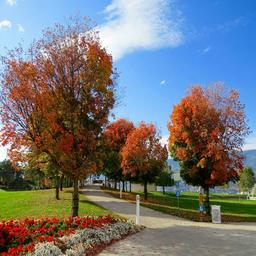
#> input picture sample_data/label/pic (1).jpg, 256 x 256 px; its folder holds only this picture in this run
$ python add_noise.py
#> lines starting #> are read from the running program, lines starting #| are printed output that depends on the picture
import cv2
import numpy as np
import os
from scipy.ndimage import convolve
from skimage import io, img_as_float


# 封装高斯模糊操作
def apply_gaussian_blur(image, gaussian_std):
    return cv2.GaussianBlur(image, (0, 0), gaussian_std)


def motion_blur_filter(length, angle):
    """生成运动模糊滤波器。

    参数:
    - length: 运动模糊的长度。
    - angle: 运动模糊的角度。

    返回:
    - H: 运动模糊滤波器。
    """
    # 创建一个长度为 (length, length) 的零数组
    H = np.zeros((length, length), dtype=np.float32)

    # 将角度转换为弧度
    theta = np.deg2rad(angle)

    # 计算运动模糊的线
    # 计算线的起点和终点
    for i in range(length):
        x = int((length - 1) / 2 + i * np.cos(theta))
        y = int((length - 1) / 2 - i * np.sin(theta))

        if 0 <= x < length and 0 <= y < length:
            H[x, y] = 1

    # 对滤波器归一化
    H /= np.sum(H)

    return H

def apply_motion_blur(image, length, angle):
    """应用运动模糊到给定图像。

    参数:
    - image: 输入图像。
    - length: 运动模糊的长度。
    - angle: 运动模糊的角度。

    返回:
    - filtered_image: 应用运动模糊后的图像。
    """
    # 生成运动模糊滤波器
    H = motion_blur_filter(length, angle)

    # 使用cv2.filter2D应用卷积
    filtered_image = cv2.filter2D(image, -1, H)

    return filtered_image


# 封装添加高斯噪声操作
def add_gaussian_noise(image, mean, sigma):
    """向图像添加高斯噪声。

    参数:
    - image: 输入图像（应为灰度图像）。
    - mean: 噪声的均值，默认为0。
    - sigma: 噪声的标准差，默认为25。

    返回:
    - noisy_image: 添加高斯噪声后的图像。
    """
    # 生成与图像相同形状的高斯噪声
    gaussian_noise = np.random.normal(mean, sigma, image.shape)

    # 将噪声添加到图像
    noisy_image = image + gaussian_noise

    # 确保像素值在合法范围内
    noisy_image = np.clip(noisy_image, 0, 255)

    return noisy_image.astype(np.uint8)


# 封装添加椒盐噪声操作
def add_salt_pepper_noise(image, salt_prob, pepper_prob):
    """Add salt and pepper noise to an image."""
    noisy_image = np.copy(image)
    # Randomly select a fraction of pixels to add salt noise
    num_salt = np.ceil(salt_prob * image.size)
    coords = [np.random.randint(0, i - 1, int(num_salt)) for i in image.shape]
    noisy_image[coords[0], coords[1]] = 1  # Salt noise (white)

    # Randomly select a fraction of pixels to add pepper noise
    num_pepper = np.ceil(pepper_prob * image.size)
    coords = [np.random.randint(0, i - 1, int(num_pepper)) for i in image.shape]
    noisy_image[coords[0], coords[1]] = 0  # Pepper noise (black)

    return noisy_image


# 封装添加泊松噪声操作（注意泊松噪声实现与实际可能有一定差异，只是简单模拟效果）
def add_poisson_noise(image):
    image_float = image.astype(np.float32)

    # 生成泊松噪声
    noisy_image = np.random.poisson(image_float)

    # 确保像素值在合法范围内
    noisy_image = np.clip(noisy_image, 0, 255)

    return noisy_image.astype(np.uint8)


# 封装添加斑点噪声操作（简单模拟，与标准实现有差异）
def add_speckle_noise(image, mean, std):
    """向图像添加斑点噪声。

    参数:
    - image: 输入图像（应为非负值的图像）。

    返回:
    - noisy_image: 添加斑点噪声后的图像。
    """
    # 确保输入图像为浮点类型
    image_float = image.astype(np.float32)

    # 生成与输入图像相同形状的高斯噪声
    noise = np.random.normal(mean, std, image_float.shape)  # 均值为0，标准差为0.1

    # 将噪声乘以原始图像（斑点噪声的特性）
    noisy_image = image_float + image_float * noise

    # 确保像素值在合法范围内
    noisy_image = np.clip(noisy_image, 0, 255)

    return noisy_image.astype(np.uint8)


# 设置源图片所在文件夹路径（从这里读取图片）
source_folder = "sample_data/label"
# 设置目标图片保存文件夹路径
destination_folder = "sample_data/image"
# 如果目标文件夹不存在，则创建它
if not os.path.exists(destination_folder):
    os.makedirs(destination_folder)

# 获取源文件夹下的所有图片文件列表（假设都是PNG格式，可根据实际情况修改扩展名判断逻辑）
image_files = [f for f in os.listdir(source_folder) if f.endswith('.jpg')]

# 是否可视化处理后的图像，True表示可视化，False表示不可视化，可根据需要调整
visualize_images = False

for img_name in image_files:
    # 构建输入图像文件名，从源文件夹读取图片
    im = os.path.join(source_folder, img_name)
    # 构建输出图像文件名，保存到目标文件夹
    wm = os.path.join(destination_folder, img_name)
    # 读取图像,转为灰度图
    I = cv2.imread(im, cv2.IMREAD_GRAYSCALE)
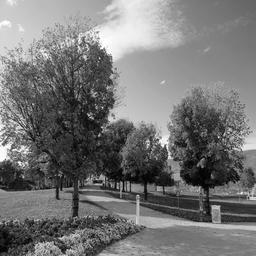
#> I: shape (256, 256); min 0, max 255, mean 117.2

    if I is None:
        print(f"无法读取图片 {im}，可能文件不存在或者格式不正确，跳过此图片处理。")
        continue

    # 依次应用各种图像处理操作
    I = apply_gaussian_blur(I, 10)
#> in apply_gaussian_blur, `return cv2.GaussianBlur(image, (0, 0), gaussian_std)`:
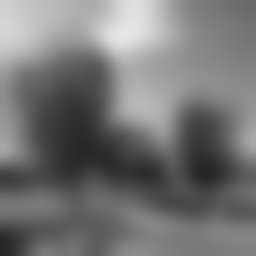
#> returned value: shape (256, 256); min 37, max 230, mean 117.1
    I = apply_motion_blur(I, 20, 45)
#> in apply_motion_blur, `filtered_image = cv2.filter2D(image, -1, H)`:
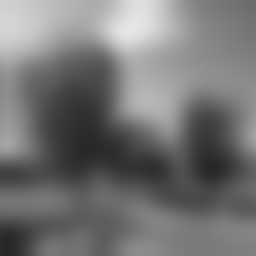
#> filtered_image: shape (256, 256); min 38, max 230, mean 116.4
    I = add_gaussian_noise(I, 0, 25)
    I = add_salt_pepper_noise(I, 0.05, 0.05)
    I = add_poisson_noise(I)
#> in add_poisson_noise, `noisy_image = np.random.poisson(image_float)`:
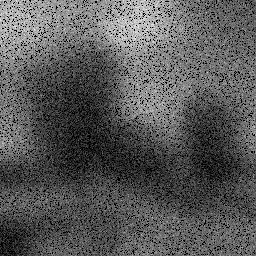
#> noisy_image: shape (256, 256) int64; min 0, max 300, mean 104.9; drawn with min black and max white
#> in add_poisson_noise, `noisy_image = np.clip(noisy_image, 0, 255)`:
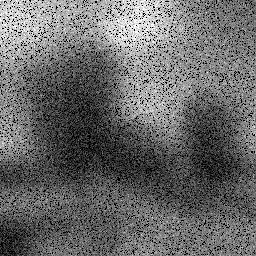
#> noisy_image: shape (256, 256) int64; min 0, max 255, mean 104.9
    I = add_speckle_noise(I, 0, 0.1)
#> in add_speckle_noise, `noisy_image = image_float + image_float * noise`:
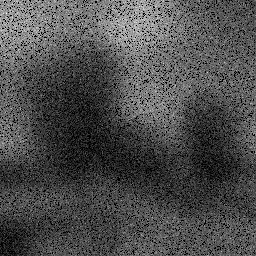
#> noisy_image: shape (256, 256) float64; min 0, max 345.7, mean 104.9; drawn with min black and max white
#> in add_speckle_noise, `noisy_image = np.clip(noisy_image, 0, 255)`:
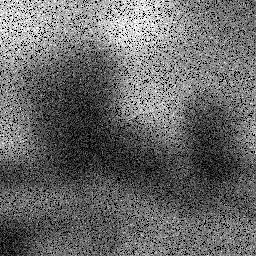
#> noisy_image: shape (256, 256) float64; min 0, max 255, mean 104.8

    if visualize_images:
        cv2.imshow("Image", I)
        cv2.waitKey(0)

    # 保存处理后的图像
    cv2.imwrite(wm, I)

$ run again, on sample_data/label/pic (13).jpg
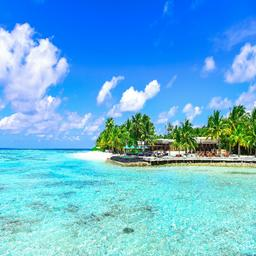
#> input picture sample_data/label/pic (13).jpg, 256 x 256 px
#> in apply_motion_blur, `filtered_image = cv2.filter2D(image, -1, H)`:
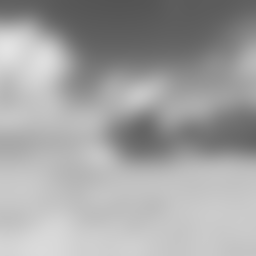
#> filtered_image: shape (256, 256); min 84, max 227, mean 163.1
#> in add_speckle_noise, `noisy_image = np.clip(noisy_image, 0, 255)`:
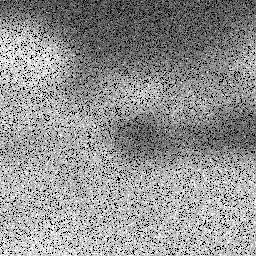
#> noisy_image: shape (256, 256) float64; min 0, max 255, mean 146.6

$ run again, on sample_data/label/pic (14).jpg
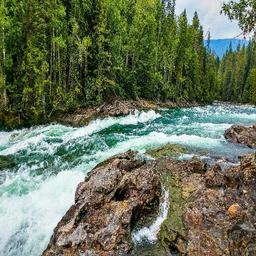
#> input picture sample_data/label/pic (14).jpg, 256 x 256 px
#> in apply_gaussian_blur, `return cv2.GaussianBlur(image, (0, 0), gaussian_std)`:
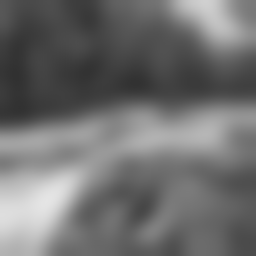
#> returned value: shape (256, 256); min 49, max 229, mean 110.9
#> in add_speckle_noise, `noisy_image = np.clip(noisy_image, 0, 255)`:
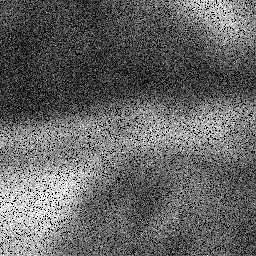
#> noisy_image: shape (256, 256) float64; min 0, max 255, mean 100.3

$ run again, on sample_data/label/pic (15).jpg
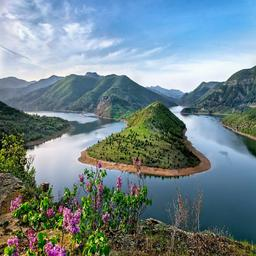
#> input picture sample_data/label/pic (15).jpg, 256 x 256 px
#> in add_speckle_noise, `noisy_image = np.clip(noisy_image, 0, 255)`:
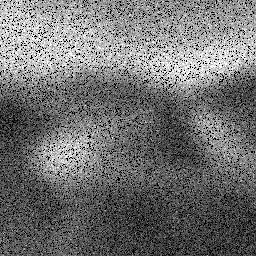
#> noisy_image: shape (256, 256) float64; min 0, max 255, mean 113.4
